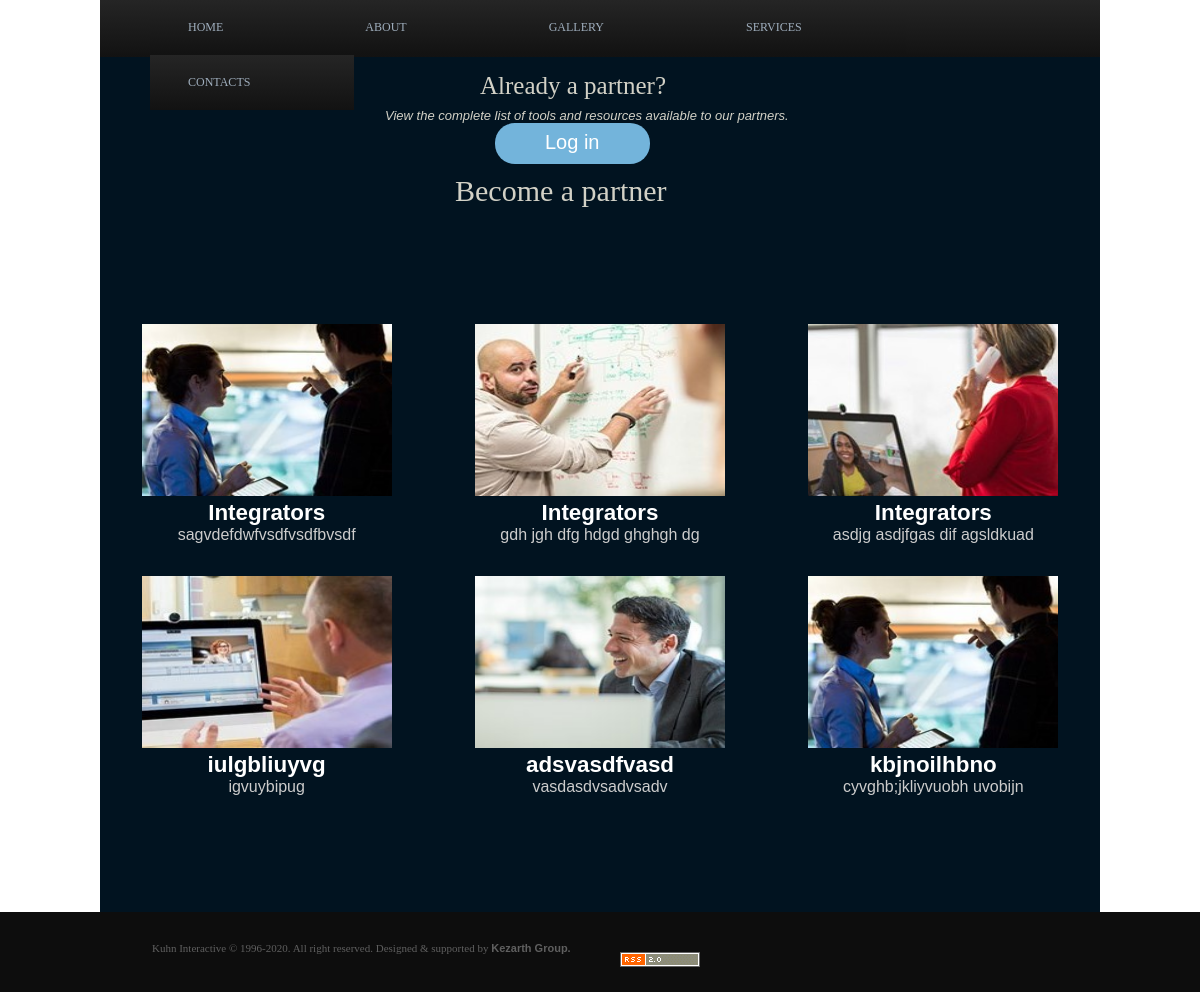
/services.php, run on the app's committed database.
### tables this page shows
CREATE TABLE `products` (
  `id` int(11) NOT NULL,
  `Image` text NOT NULL,
  `Name` varchar(55) NOT NULL,
  `Description` varchar(55) NOT NULL
);

### classes/Database.php (called while the page is built)
<?php
class Database{
    private static $instance = null;
    private $connection = null;
    public function __construct(){
        $this->connection = new mysqli("localhost" , "root", "" , "genti");
    }
    public static function getInstance(){
        if(!self::$instance){
            self::$instance = new self();
        }
        return self::$instance;
    }
    public function getConnection(){
        return $this->connection;
    }
}

### classes/Products.php (called while the page is built, shortened)
<?php
class Products{
    private $mysqli;
    public function __construct(){
        $this->mysqli = (Database::getInstance())->getConnection();
    }
    public function all(){
        $products = [];
        $sql = "SELECT * From `products`";
        $result = $this->mysqli->query($sql);
        if($result->num_rows > 0){
            while($row = $result->fetch_assoc()){
                $products[] = $row;
            }
        }
        else{
            $products = [];
        }
        return $products;
    }
}

### services.php (the view, shortened to what this page needs)
<?php
    $products = new Products;
?>
<!DOCTYPE html>
<html>
<head>
<link  rel="stylesheet" href="CSS\services.css" type="text/css" >
</head>
<body>
	<div id="page">
		<?php include('navbar.php'); ?>
		</div class="content-container1">
		<div id="content">
			<p id="textcontent">Already a partner?</p>
			<p id="textcontentu"><i>View the complete list of tools and resources available to our partners.</i></p>
			<a href="login.php">
				<button id="buttonlogin"><span class="spanlogin">Log in</span></button>
			</a>
			<p id="textcontentb">Become a partner</p>
		</div>
			<div class="content-container">
				<?php foreach($products->all() as $product): ?>
				<div class="content">
					<img src="image\<?= $product['Image'] ?>" alt="foto" width="250px" height="172px">
					<p class="title"><b><?= $product['Name'] ?></b></p>
					<p class="description"><?= $product['Description'] ?></p>
				</div>
            	<?php endforeach; ?>
			</div>
			</div>
			<div id="footer">
					<p id="footertext">Kuhn Interactive © 1996-2020. All right reserved. Designed & supported by <b>Kezarth Group.</b></p>
					<img id="Fotofooter" src="image\Foto-footer.png" alt="foto footer">
			</div>
</body>
</html>

### navbar.php
<div id="page">
		<div id="headermenu">
			<div id="buttons">
				<a href="index.php"><button class="headermenubutton">HOME</button></a>
				<a href="about.php"><button class="headermenubutton">ABOUT</button></a>
				<a href="gallery.php"><button class="headermenubutton">GALLERY</button></a>
				<a href="services.php"><button class="headermenubutton">SERVICES</button></a>
				<a href="contact.php"><button class="headermenubutton">CONTACTS</button></a>
			</div>
		</div>

### CSS/services.css (style rules this page uses)
* { padding: 0; margin: 0; font-family: sans-serif; }
#page { position: relative; margin: 0 auto; width: 1000px; background-color: #011320; }
#headermenu { background:linear-gradient(rgb(37,37,37),rgb(18,18,18)); height: 57px; width: 1000px; }
#footer { width: 100%; height: 80px; background-color: rgb(13,13,13); }
#buttons { margin-left: 50px; }
.headermenubutton { padding-right: 104px; padding-left: 38px; float:left; width: auto; height: 55px; border:none; margin: 0 auto; background:linear-gradient(rgb(37,37,37),rgb(18,18,18)); color: white; align-content: center; font-family: "Tahoma"; font-size: 12px; color: #9faebd }
#content { background-color: #011320; width: 100%; }
#textcontent { padding-top: 15px; padding-left: 380px; color: #d2d1c6; font-family: Tahoma; font-size: 25px; }
#textcontentu { padding-top: 8px; padding-left: 285px; color: #d2d1c6; font-family: Arial; font-size: 13px; }
#textcontentb { padding-top: 10px; padding-left: 355px; color: #d2d1c6; font-size: 30px; font-family: Tahoma; }
#buttonlogin { font-size: 20px; border: none; margin-left: 395px; padding: 10px; padding-top: 8px; padding-left: 50px; border-radius: 20px; color: white; background-color: #73b4db; }
.spanlogin { margin-right: 40px; }
button { outline: none; }
#footertext { font-family: "Tahoma"; color: rgb(95,95,95); text-align: center; padding-top: 30px; font-size: 11px; float: left; padding-left: 152px; }
#Fotofooter { float: left; padding-top: 40px; padding-left: 49px; }
.content { text-align: center; padding: 1rem; }
.content-container { display: grid; grid-template-columns: repeat(3 , 1fr); padding: 100px 0; }
.title { color: white; font-size: 1.4rem; }
.description { font-size: 1rem; color: #ccc; }

### data on the page
products: Image (picture), Name "Integrators", Description "sagvdefdwfvsdfvsdfbvsdf"
products: Image (picture), Name "Integrators", Description "gdh jgh dfg hdgd ghghgh dg"
products: Image (picture), Name "Integrators", Description "asdjg asdjfgas dif agsldkuad"
products: Image (picture), Name "iulgbliuyvg", Description "igvuybipug"
products: Image (picture), Name "adsvasdfvasd", Description "vasdasdvsadvsadv"
products: Image (picture), Name "kbjnoilhbno", Description "cyvghb;jkliyvuobh uvobijn"
